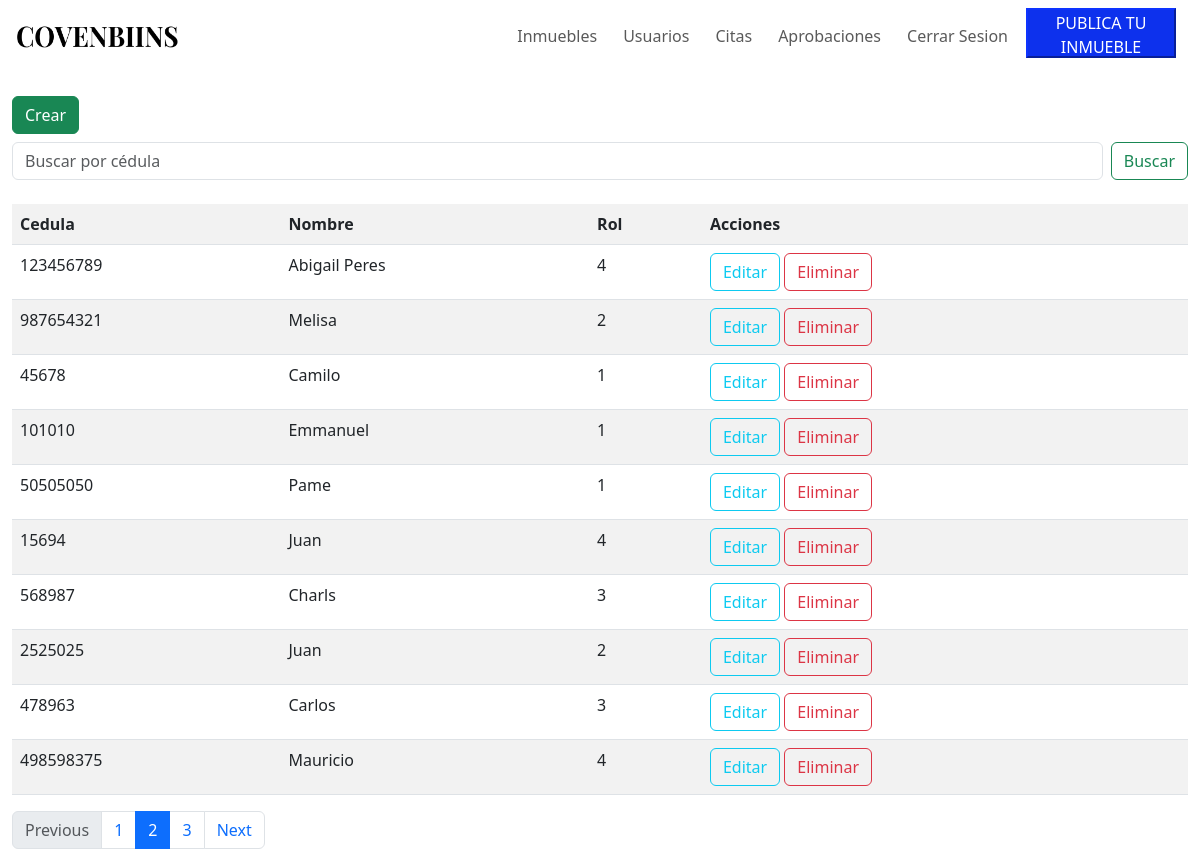
The page /listar_usuarios/ on the database its author committed.
### covenbiins/models.py (models this page shows, shortened)
class Usuarios(models.Model):
    Roles = (
        (1, 'Administrador'),
        (2, 'Asesor Legal'),
        (3, 'Vendedor'),
        (4, 'Comprador'),
    )
    cedula = models.CharField(unique=True, primary_key=True, max_length=10)
    foto = models.ImageField(null=True, blank=True, default='fotos/default.jpeg', upload_to='fotos')
    nombre = models.CharField(max_length=50)
    apellido = models.CharField(max_length=50)
    fechaNacimiento = models.DateField()
    telefono = models.CharField(max_length=50)
    direccion = models.CharField(max_length=50)
    tipoUsuario = models.IntegerField(choices=Roles, default=4)
    email = models.EmailField(unique=True, null=True)
    contrasena = models.CharField(max_length=50, null=True)

### covenbiins/views.py (the view)
# urls.py: path("listar_usuarios/", views.usuarios, name="listar_usuarios"),
def usuarios(request):
    result = Usuarios.objects.all()
    context = {"data": result}
    return render(request, "covenbiins/usuarios/listar_usu.html", context)

### covenbiins/templates/covenbiins/usuarios/listar_usu.html (shortened to what this page needs)
{% extends 'covenbiins/base2.html' %}
{% load static %}
{% block contenedor %}
  <br>
  <div class="container-fluid">
    <a class="btn btn-success" href="{% url 'covenbiins:form_usuarios' %}">Crear</a>
    <form class="d-flex mt-2 mb-4" role="search" method="post" action="{% url 'covenbiins:usuarios_buscar' %}">
      <input class="form-control me-2" type="search" placeholder="Buscar por cédula" aria-label="Search" name="buscar" value="{{ buscado }}">
      <button class="btn btn-outline-success" type="submit">Buscar</button>
    </form>
  {% if data %}
    <table class="table table-striped">
      <tr>
        <th>Cedula</th>
        <th>Nombre</th>
        <th>Rol</th>
        <th>Acciones</th>
      </tr>
    {% for i in data %}
      <tr>
        <td>{{ i.cedula }}</td>
        <td>{{ i.nombre }}</td>
        <td>{{ i.tipoUsuario }}</td>
        <td>
          <a href="{% url 'covenbiins:usuarios_editar' i.cedula %}" class="btn btn-outline-info">Editar</a>
          <a href="javascript:confirmar_eliminar('{% url 'covenbiins:usuarios_eliminar' i.cedula %}');" class="btn btn-outline-danger">Eliminar</a>
        </td>
      </tr>
    {% endfor %}
    </table>
    <nav aria-label="...">
      <ul class="pagination">
        <li class="page-item disabled">
          <a class="page-link">Previous</a>
        </li>
        <li class="page-item"><a class="page-link" href="#">1</a></li>
        <li class="page-item active" aria-current="page">
          <a class="page-link" href="#">2</a>
        </li>
        <li class="page-item"><a class="page-link" href="#">3</a></li>
        <li class="page-item">
          <a class="page-link" href="#">Next</a>
        </li>
      </ul>
    </nav>
  {% else %}
    NO hay registros....
  {% endif %}
</div>
{% endblock %}

### covenbiins/static/covenbiins/css/estilos.css (style rules this page uses)
button { font-family: 'Poppins', sans-serif; }
a { text-decoration: none; color: #000; }

### rows shown on the page
Usuarios: cedula "123456789", nombre "Abigail Peres", tipoUsuario "4"
Usuarios: cedula "987654321", nombre "Melisa", tipoUsuario "2"
Usuarios: cedula "45678", nombre "Camilo", tipoUsuario "1"
Usuarios: cedula "101010", nombre "Emmanuel", tipoUsuario "1"
Usuarios: cedula "50505050", nombre "Pame", tipoUsuario "1"
Usuarios: cedula "15694", nombre "Juan", tipoUsuario "4"
Usuarios: cedula "568987", nombre "Charls", tipoUsuario "3"
Usuarios: cedula "2525025", nombre "Juan", tipoUsuario "2"
Usuarios: cedula "478963", nombre "Carlos", tipoUsuario "3"
Usuarios: cedula "498598375", nombre "Mauricio", tipoUsuario "4"
